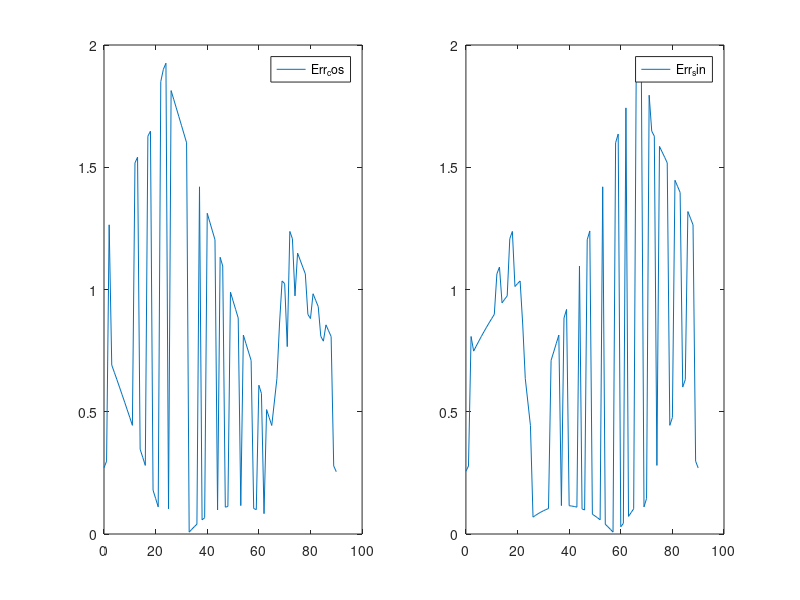

MATLAB code to generate this figure:
clear all
close all

%fichier1 = input("cosinus.txt");
%fichier2 = input("sinus.txt");

Err_cos = load("cosinus.txt")
Err_sin = load("sinus.txt");
A = (0:90);
Phi = A';

subplot(1,2,1);
plot(Phi,Err_cos);
legend("Err_cos")
hold
subplot(1,2,2);
plot(Phi,Err_sin);
legend("Err_sin");